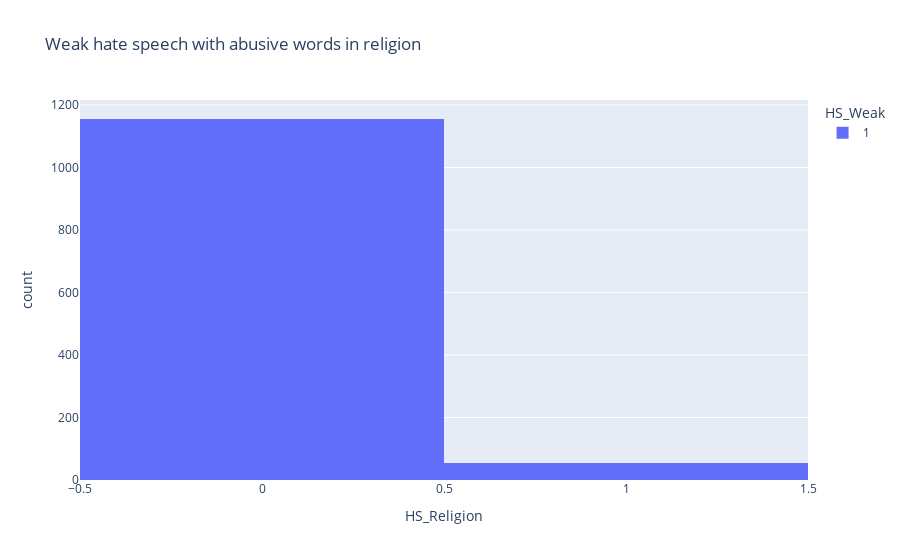

Write notebook code for a chart like this one.
### Code cell
fig = px.histogram(filtered_weak_HS_data, x="HS_Religion", color="HS_Weak", title="Weak hate speech with abusive words in religion")
fig.show()

### Figure 1 — Plotly figure (JSON) as saved in the notebook; plotly's stock layout.template omitted (floating-point values rounded to 4 significant figures; data arrays with more than 128 entries replaced by an {"elided": "..."} marker saying what was removed)
{"data": [{"alignmentgroup": "True", "bingroup": "x", "hovertemplate": "HS_Weak=1<br>HS_Religion=%{x}<br>count=%{y}<extra></extra>", "legendgroup": "1", "marker": {"color": "#636efa", "pattern": {"shape": ""}}, "name": "1", "offsetgroup": "1", "orientation": "v", "showlegend": true, "type": "histogram", "x": {"elided": "1208 int values"}, "xaxis": "x", "yaxis": "y"}], "layout": {"barmode": "relative", "legend": {"title": {"text": "HS_Weak"}, "tracegroupgap": 0}, "title": {"text": "Weak hate speech with abusive words in religion"}, "xaxis": {"anchor": "y", "domain": [0, 1], "title": {"text": "HS_Religion"}}, "yaxis": {"anchor": "x", "domain": [0, 1], "title": {"text": "count"}}}}
